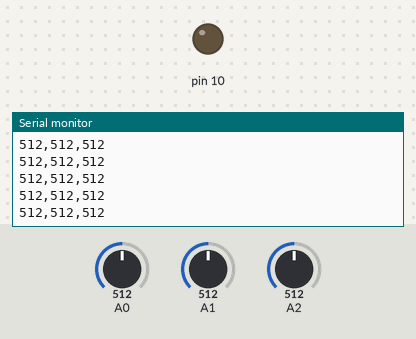
Simulated run of this sketch. Board: Arduino Uno, built with avr-gcc and run on an emulated ATmega328P. Parts: output pins drawn as LEDs (lit = HIGH), the last lines printed to the serial monitor. Inputs (shaded band) come from the test bench; at power-on: A0 = 512, A1 = 512, A2 = 512. Storage starts empty.

Above: at 1.2 s.
1.3 s: A0 set to 11
At 2.1 s:
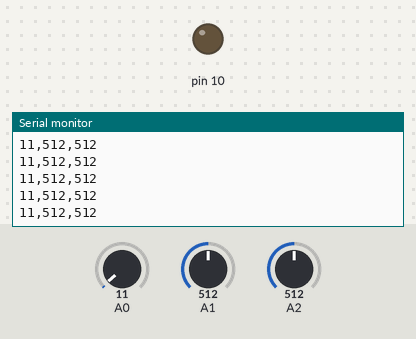
2.8 s: A0 set to 8
At 3.4 s:
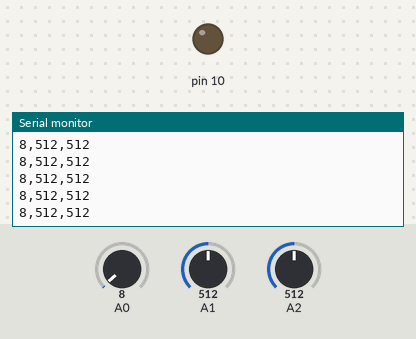
Timing chart, 0 to 5.8 s (numbered marks = the images above; inputs shaded):
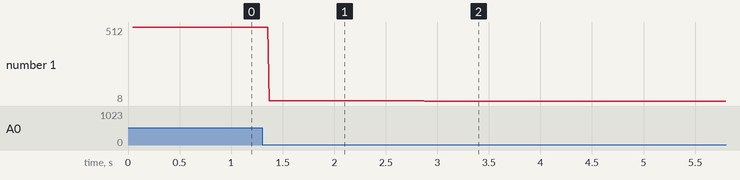

The sketch:

Datalogger.ino
```cpp
/*
  SD card datalogger

 This example shows how to log data from three analog sensors
 to an SD card using the SD library.

 The circuit:
 * analog sensors on analog ins 0, 1, and 2
 * SD card attached to SPI bus as follows:
 ** MOSI - pin 11
 ** MISO - pin 12
 ** CLK - pin 13
 ** CS - pin 4


 Device : Arduino Uno & Ethernet Shield

 */

#include <SD.h>
#include <SPI.h>

// On the Ethernet Shield, CS is pin 4. Note that even if it's not
// used as the CS pin, the hardware CS pin (10 on most Arduino boards,
// 53 on the Mega) must be left as an output or the SD library
// functions will not work.
const int chipSelect = 4;

void setup()
{
 // Open serial communications and wait for port to open:
  Serial.begin(9600);
   while (!Serial) {
    ; // wait for serial port to connect. Needed for Leonardo only
  }


  Serial.print("Initializing SD card...");
  // make sure that the default chip select pin is set to
  // output, even if you don't use it:
  pinMode(10, OUTPUT);

  // see if the card is present and can be initialized:
  if (!SD.begin(chipSelect)) {
    Serial.println("Card failed, or not present");
    // don't do anything more:
    return;
  }
  Serial.println("card initialized.");
}

void loop()
{
  // make a string for assembling the data to log:
  String dataString = "";

  // read three sensors and append to the string:
  for (int analogPin = 0; analogPin < 3; analogPin++) {
    int sensor = analogRead(analogPin);
    dataString += String(sensor);
    if (analogPin < 2) {
      dataString += ",";
    }
  }

  // open the file. note that only one file can be open at a time,
  // so you have to close this one before opening another.
  File dataFile = SD.open("datalog.txt", FILE_WRITE);

  // if the file is available, write to it:
  if (dataFile) {
    dataFile.println(dataString);
    dataFile.close();
    // print to the serial port too:
    Serial.println(dataString);
  }
  // if the file isn't open, pop up an error:
  else {
    Serial.println("error opening datalog.txt");
  }
}
```

Measured:
- after the input at 1.3 s, the serial monitor: prints a new line after 0.07 s (image 1)
- after the input at 2.8 s, the serial monitor: prints a new line after 0.08 s (image 2)
- plotted number 1: 512 → 11 after the input at 1.3 s, 11 → 8 after the input at 2.8 s
